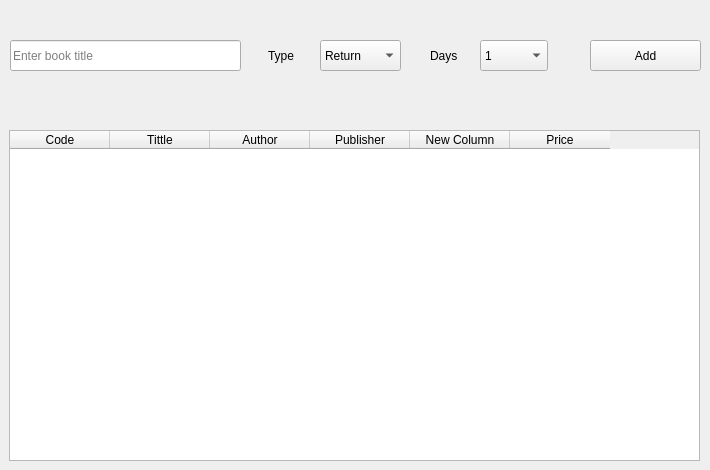
    <widget class="QWidget" name="tab_daily_operations">
     <attribute name="title">
      <string>Daily Operations</string>
     </attribute>
     <widget class="QTableWidget" name="tableWidget">
      <property name="geometry">
       <rect>
        <x>9</x>
        <y>130</y>
        <width>691</width>
        <height>331</height>
       </rect>
      </property>
      <column>
       <property name="text">
        <string>Code</string>
       </property>
      </column>
      <column>
       <property name="text">
        <string>Tittle</string>
       </property>
      </column>
      <column>
       <property name="text">
        <string>Author</string>
       </property>
      </column>
      <column>
       <property name="text">
        <string>Publisher</string>
       </property>
      </column>
      <column>
       <property name="text">
        <string>New Column</string>
       </property>
      </column>
      <column>
       <property name="text">
        <string>Price</string>
       </property>
      </column>
     </widget>
     <widget class="QPushButton" name="pushButton_6">
      <property name="geometry">
       <rect>
        <x>590</x>
        <y>40</y>
        <width>111</width>
        <height>31</height>
       </rect>
      </property>
      <property name="text">
       <string>Add</string>
      </property>
     </widget>
     <widget class="QLineEdit" name="lineEdit">
      <property name="geometry">
       <rect>
        <x>10</x>
        <y>40</y>
        <width>231</width>
        <height>31</height>
       </rect>
      </property>
      <property name="placeholderText">
       <string>Enter book title</string>
      </property>
     </widget>
     <widget class="QComboBox" name="comboBox">
      <property name="geometry">
       <rect>
        <x>320</x>
        <y>40</y>
        <width>81</width>
        <height>31</height>
       </rect>
      </property>
      <item>
       <property name="text">
        <string>Return</string>
       </property>
      </item>
      <item>
       <property name="text">
        <string>Borrow</string>
       </property>
      </item>
     </widget>
     <widget class="QComboBox" name="comboBox_2">
      <property name="geometry">
       <rect>
        <x>480</x>
        <y>40</y>
        <width>68</width>
        <height>31</height>
       </rect>
      </property>
      <item>
       <property name="text">
        <string>1</string>
       </property>
      </item>
      <item>
       <property name="text">
        <string>2</string>
       </property>
      </item>
      <item>
       <property name="text">
        <string>3</string>
       </property>
      </item>
      <item>
       <property name="text">
        <string>4</string>
       </property>
      </item>
      <item>
       <property name="text">
        <string>5</string>
       </property>
      </item>
      <item>
       <property name="text">
        <string>6</string>
       </property>
      </item>
      <item>
       <property name="text">
        <string>7</string>
       </property>
      </item>
     </widget>
     <widget class="QLabel" name="label">
      <property name="geometry">
       <rect>
        <x>268</x>
        <y>40</y>
        <width>61</width>
        <height>31</height>
       </rect>
      </property>
      <property name="text">
       <string>Type</string>
      </property>
     </widget>
     <widget class="QLabel" name="label_2">
      <property name="geometry">
       <rect>
        <x>430</x>
        <y>40</y>
        <width>49</width>
        <height>31</height>
       </rect>
      </property>
      <property name="text">
       <string>Days</string>
      </property>
     </widget>
    </widget>
